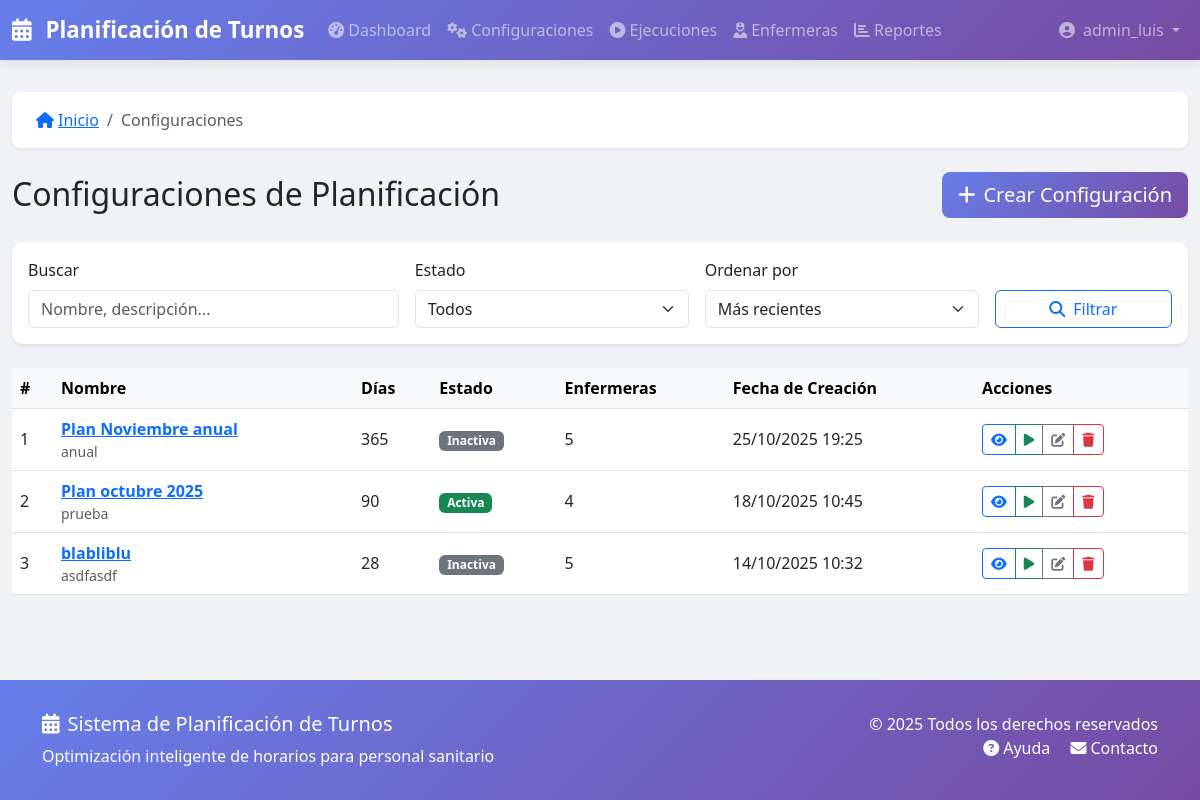
Page /configuraciones/ (signed in) on the committed database.
### turnos/models.py (models this page shows, shortened)
class ConfiguracionPlanificacion(models.Model):
    nombre = models.CharField(_('Nombre'), max_length=200)
    descripcion = models.TextField(_('Descripción'), blank=True)
    activa = models.BooleanField(_('Activa'), default=True)
    num_dias = models.IntegerField(
        _('Número de días'),
        validators=[MinValueValidator(7), MaxValueValidator(365)]
    )
    fecha_inicio = models.DateField(_('Fecha de inicio'))
    enfermeras = models.ManyToManyField(Enfermera, verbose_name=_('Enfermeras'))
    turnos = models.ManyToManyField(TipoTurno, verbose_name=_('Turnos'))
    demanda_por_turno = models.JSONField(
        _('Demanda por turno'),
        default=dict,
        blank=True  # <-- AÑADIDO
    )
    restricciones_duras = models.JSONField(
        _('Restricciones duras'),
        default=list,
        blank=True  # <-- AÑADIDO
    )
    restricciones_blandas = models.JSONField(
        _('Restricciones blandas'),
        default=list,
        blank=True  # <-- AÑADIDO
    )
    num_trabajadores = models.IntegerField(
        _('Número de trabajadores paralelos'),
        default=4,
        validators=[MinValueValidator(1), MaxValueValidator(8)]
    )
    tiempo_maximo_segundos = models.IntegerField(
        _('Tiempo máximo en segundos'),
        default=60,
        validators=[MinValueValidator(10), MaxValueValidator(600)]
    )
    seed = models.IntegerField(_('Semilla aleatoria'), null=True, blank=True)
    creado_por = models.ForeignKey(User, on_delete=models.SET_NULL, null=True, verbose_name=_('Creado por'))
    fecha_creacion = models.DateTimeField(_('Fecha de creación'), auto_now_add=True, editable=False)
    fecha_modificacion = models.DateTimeField(_('Fecha de modificación'), auto_now=True, editable=False)
    class Meta:
        verbose_name = _('Configuración de Planificación')
        verbose_name_plural = _('Configuraciones de Planificación')
        ordering = ['-fecha_creacion']

### turnos/views.py (the view)
# urls.py: path('configuraciones/', views.ConfiguracionListView.as_view(), name='config_lista'),
class ConfiguracionListView(LoginRequiredMixin, SearchMixin, FilterMixin, PaginationMixin, ListView):
    model = ConfiguracionPlanificacion
    template_name = 'turnos/configuration_list.html'
    context_object_name = 'configuraciones'
    paginate_by = 12
    search_fields = ['nombre', 'descripcion']
    filter_fields = {
        'estado': 'activa',
    }
    def get_queryset(self):
        queryset = super().get_queryset()
        queryset = queryset.select_related('creado_por').prefetch_related('enfermeras', 'turnos')
        estado = self.request.GET.get('estado')
        if estado == 'activa':
            queryset = queryset.filter(activa=True)
        elif estado == 'inactiva':
            queryset = queryset.filter(activa=False)
        orden = self.request.GET.get('orden', '-fecha_creacion')
        queryset = queryset.order_by(orden)
        return queryset

### turnos/mixins.py (called while the page is built)
    def get_paginate_by(self, queryset):
        per_page = self.request.GET.get('per_page')
        if per_page and per_page.isdigit():
            return min(int(per_page), 100)  # Máximo 100
        return self.paginate_by

    def get_queryset(self):
        queryset = super().get_queryset()
        search_query = self.request.GET.get(self.search_param)
        if search_query and self.search_fields:
            from django.db.models import Q
            q_objects = Q()
            for field in self.search_fields:
                q_objects |= Q(**{f'{field}__icontains': search_query})
            queryset = queryset.filter(q_objects)
        return queryset

    def get_queryset(self):
        queryset = super().get_queryset()
        for param, field in self.filter_fields.items():
            value = self.request.GET.get(param)
            if value:
                queryset = queryset.filter(**{field: value})
        return queryset

### turnos/templatetags/turnos_extras.py (called while the page is built)
@register.filter
def activo_badge(value):
    if value:
        return mark_safe('<span class="badge bg-success">Activa</span>')
    return mark_safe('<span class="badge bg-secondary">Inactiva</span>')

### backups/backup_20251025_181627/turnos/templates/turnos/configuration_list.html (shortened to what this page needs)
{% extends 'base.html' %}
{% load static %}
{% load i18n %}
{% load turnos_extras %}
{% block breadcrumb_items %}
    <li class="breadcrumb-item active">{% trans "Configuraciones" %}</li>
{% endblock %}
{% block content %}
<div class="d-flex justify-content-between align-items-center mb-4">
    <h2 class="mb-0">{% trans "Configuraciones de Planificación" %}</h2>
    <a href="{% url 'turnos:config_wizard' %}" class="btn btn-primary btn-lg">
        <i class="fas fa-plus me-2"></i>{% trans "Crear Configuración" %}
    </a>
</div>
<div class="card shadow-sm mb-4">
    <div class="card-body">
        <form method="get" action="" class="row g-3 align-items-end">
            <div class="col-md-4">
                <label for="buscar" class="form-label">{% trans "Buscar" %}</label>
                <input type="text" id="buscar" name="q" class="form-control" value="{{ request.GET.q|default:'' }}" placeholder="{% trans 'Nombre, descripción...' %}">
            </div>
            <div class="col-md-3">
                <label for="filtro_estado" class="form-label">{% trans "Estado" %}</label>
                <select name="estado" id="filtro_estado" class="form-select">
                    <option value="">{% trans "Todos" %}</option>
                </select>
            </div>
            <div class="col-md-3">
                <label for="orden" class="form-label">{% trans "Ordenar por" %}</label>
                <select name="orden" id="orden" class="form-select">
                    <option value="-fecha_creacion" {% if request.GET.orden == "-fecha_creacion" %}selected{% endif %}>{% trans "Más recientes" %}</option>
                </select>
            </div>
            <div class="col-md-2 d-grid">
                <button type="submit" class="btn btn-outline-primary">
                    <i class="fas fa-search me-2"></i>{% trans "Filtrar" %}
                </button>
            </div>
        </form>
    </div>
</div>
{% if configuraciones %}
<div class="table-responsive">
    <table class="table table-hover align-middle">
        <thead class="table-light">
            <tr>
                <th>#</th>
                <th>{% trans "Nombre" %}</th>
                <th>{% trans "Días" %}</th>
                <th>{% trans "Estado" %}</th>
                <th>{% trans "Enfermeras" %}</th>
                <th>{% trans "Fecha de Creación" %}</th>
                <th>{% trans "Acciones" %}</th>
            </tr>
        </thead>
        <tbody>
            {% for config in configuraciones %}
            <tr>
                <td>{{ forloop.counter }}</td>
                <td>
                    <a href="{% url 'turnos:config_detalle' config.id %}" class="fw-bold">
                        {{ config.nombre }}
                    </a>
                    <div class="text-muted small">{{ config.descripcion|truncatechars:60 }}</div>
                </td>
                <td>{{ config.num_dias }}</td>
                <td>{{ config.activa|activo_badge }}</td>
                <td>{{ config.enfermeras.count }}</td>
                <td>{{ config.fecha_creacion|date:"d/m/Y H:i" }}</td>
                <td>
                    <div class="btn-group btn-group-sm">
                        <a href="{% url 'turnos:config_detalle' config.id %}" class="btn btn-outline-primary" title="{% trans 'Ver detalle' %}">
                            <i class="fas fa-eye"></i>
                        </a>
                        <a href="{% url 'turnos:ejecutar_planificacion' config.id %}" class="btn btn-outline-success" title="{% trans 'Ejecutar' %}">
                            <i class="fas fa-play"></i>
                        </a>
                        <a href="{% url 'turnos:config_editar' config.id %}" class="btn btn-outline-secondary" title="{% trans 'Editar' %}">
                            <i class="fas fa-edit"></i>
                        </a>
                        <a href="{% url 'turnos:config_eliminar' config.id %}" class="btn btn-outline-danger" title="{% trans 'Eliminar' %}">
                            <i class="fas fa-trash"></i>
                        </a>
                    </div>
                </td>
            </tr>
            {% endfor %}
        </tbody>
    </table>
</div>
{% endif %}
{% endblock %}

### backups/backup_20251025_181627/turnos/templates/base.html (shortened to what this page needs)
{% load static %}
{% load i18n %}
<!DOCTYPE html>
<html lang="es">
<head>
    <link href="https://cdn.jsdelivr.net/npm/bootstrap@5.3.0/dist/css/bootstrap.min.css" rel="stylesheet">
    <link rel="stylesheet" href="https://cdnjs.cloudflare.com/ajax/libs/font-awesome/6.4.0/css/all.min.css">
</head>
<body>
    <nav class="navbar navbar-expand-lg navbar-dark">
        <div class="container-fluid">
            <a class="navbar-brand" href="{% url 'turnos:dashboard' %}">
                <i class="fas fa-calendar-alt me-2"></i>
                Planificación de Turnos
            </a>
            <div class="collapse navbar-collapse" id="navbarNav">
                <ul class="navbar-nav me-auto">
                    <li class="nav-item">
                        <a class="nav-link" href="{% url 'turnos:dashboard' %}">
                            <i class="fas fa-tachometer-alt me-1"></i>Dashboard
                        </a>
                    </li>
                    <li class="nav-item">
                        <a class="nav-link" href="{% url 'turnos:config_lista' %}">
                            <i class="fas fa-cogs me-1"></i>Configuraciones
                        </a>
                    </li>
                    <li class="nav-item">
                        <a class="nav-link" href="{% url 'turnos:ejecucion_lista' %}">
                            <i class="fas fa-play-circle me-1"></i>Ejecuciones
                        </a>
                    </li>
                    <li class="nav-item">
                        <a class="nav-link" href="{% url 'turnos:enfermera_lista' %}">
                            <i class="fas fa-user-nurse me-1"></i>Enfermeras
                        </a>
                    </li>
                    <li class="nav-item">
                        <a class="nav-link" href="{% url 'turnos:reportes' %}">
                            <i class="fas fa-chart-bar me-1"></i>Reportes
                        </a>
                    </li>
                </ul>
                <ul class="navbar-nav">
                    {% if user.is_authenticated %}
                    <li class="nav-item dropdown">
                        <a class="nav-link dropdown-toggle" href="#" id="userDropdown" role="button" data-bs-toggle="dropdown">
                            <i class="fas fa-user-circle me-1"></i>
                            {{ user.get_full_name|default:user.username }}
                        </a>
                    </li>
                    {% else %}
                    <li class="nav-item">
                        <a class="nav-link" href="{% url 'accounts:login' %}">
                            <i class="fas fa-sign-in-alt me-1"></i>Iniciar Sesión
                        </a>
                    </li>
                    {% endif %}
                </ul>
            </div>
        </div>
    </nav>
    <main class="main-content">
        <div class="container-fluid">
            {% block breadcrumb %}
            <nav aria-label="breadcrumb">
                <ol class="breadcrumb">
                    <li class="breadcrumb-item">
                        <a href="{% url 'turnos:dashboard' %}">
                            <i class="fas fa-home me-1"></i>Inicio
                        </a>
                    </li>
                    {% block breadcrumb_items %}{% endblock %}
                </ol>
            </nav>
            {% endblock %}
            {% block content %}{% endblock %}
        </div>
    </main>
    <footer>
        <div class="container">
            <div class="row">
                <div class="col-md-6">
                    <h5><i class="fas fa-calendar-alt me-2"></i>Sistema de Planificación de Turnos</h5>
                    <p class="mb-0">Optimización inteligente de horarios para personal sanitario</p>
                </div>
                <div class="col-md-6 text-md-end">
                    <p class="mb-0">&copy; 2025 Todos los derechos reservados</p>
                    <p class="mb-0">
                        <a href="#" class="text-white text-decoration-none me-3">
                            <i class="fas fa-question-circle me-1"></i>Ayuda
                        </a>
                        <a href="#" class="text-white text-decoration-none">
                            <i class="fas fa-envelope me-1"></i>Contacto
                        </a>
                    </p>
                </div>
            </div>
        </div>
    </footer>
</body>
</html>

### backups/backup_20251025_181627/turnos/templates/base.html (style rules this page uses)
:root { --primary-color: #667eea; --secondary-color: #764ba2; --success-color: #28a745; --danger-color: #dc3545; --warning-color: #ffc107; --info-color: #17a2b8; --dark-color: #343a40; --light-color: #f8f9fa; }
body { font-family: 'Segoe UI', Tahoma, Geneva, Verdana, sans-serif; background-color: #f0f2f5; min-height: 100vh; display: flex; flex-direction: column; }
.navbar { background: linear-gradient(135deg, var(--primary-color), var(--secondary-color)); box-shadow: 0 2px 10px rgba(0,0,0,0.1); }
.navbar-brand { font-weight: 700; font-size: 1.4rem; }
.main-content { flex: 1; padding: 2rem 0; }
.breadcrumb { background: white; padding: 1rem 1.5rem; border-radius: 8px; box-shadow: 0 2px 4px rgba(0,0,0,0.05); margin-bottom: 1.5rem; }
.card { border: none; border-radius: 12px; box-shadow: 0 2px 8px rgba(0,0,0,0.08); transition: all 0.3s ease; }
.btn-primary { background: linear-gradient(135deg, var(--primary-color), var(--secondary-color)); border: none; transition: all 0.3s ease; }
footer { background: linear-gradient(135deg, var(--primary-color), var(--secondary-color)); color: white; padding: 2rem 0; margin-top: auto; }
.table { background: white; }

### rows in the picture
ConfiguracionPlanificacion: nombre "Plan Noviembre anual", descripcion "anual", num_dias "365", activa|activo_badge "Inactiva", enfermeras.count "5", fecha_creacion "25/10/2025 19:25"
ConfiguracionPlanificacion: nombre "Plan octubre 2025", descripcion "prueba", num_dias "90", activa|activo_badge "Activa", enfermeras.count "4", fecha_creacion "18/10/2025 10:45"
ConfiguracionPlanificacion: nombre "blabliblu", descripcion "asdfasdf", num_dias "28", activa|activo_badge "Inactiva", enfermeras.count "5", fecha_creacion "14/10/2025 10:32"

### other values in the picture
{{ user.get_full_name|default:user.username }} "admin_luis"
